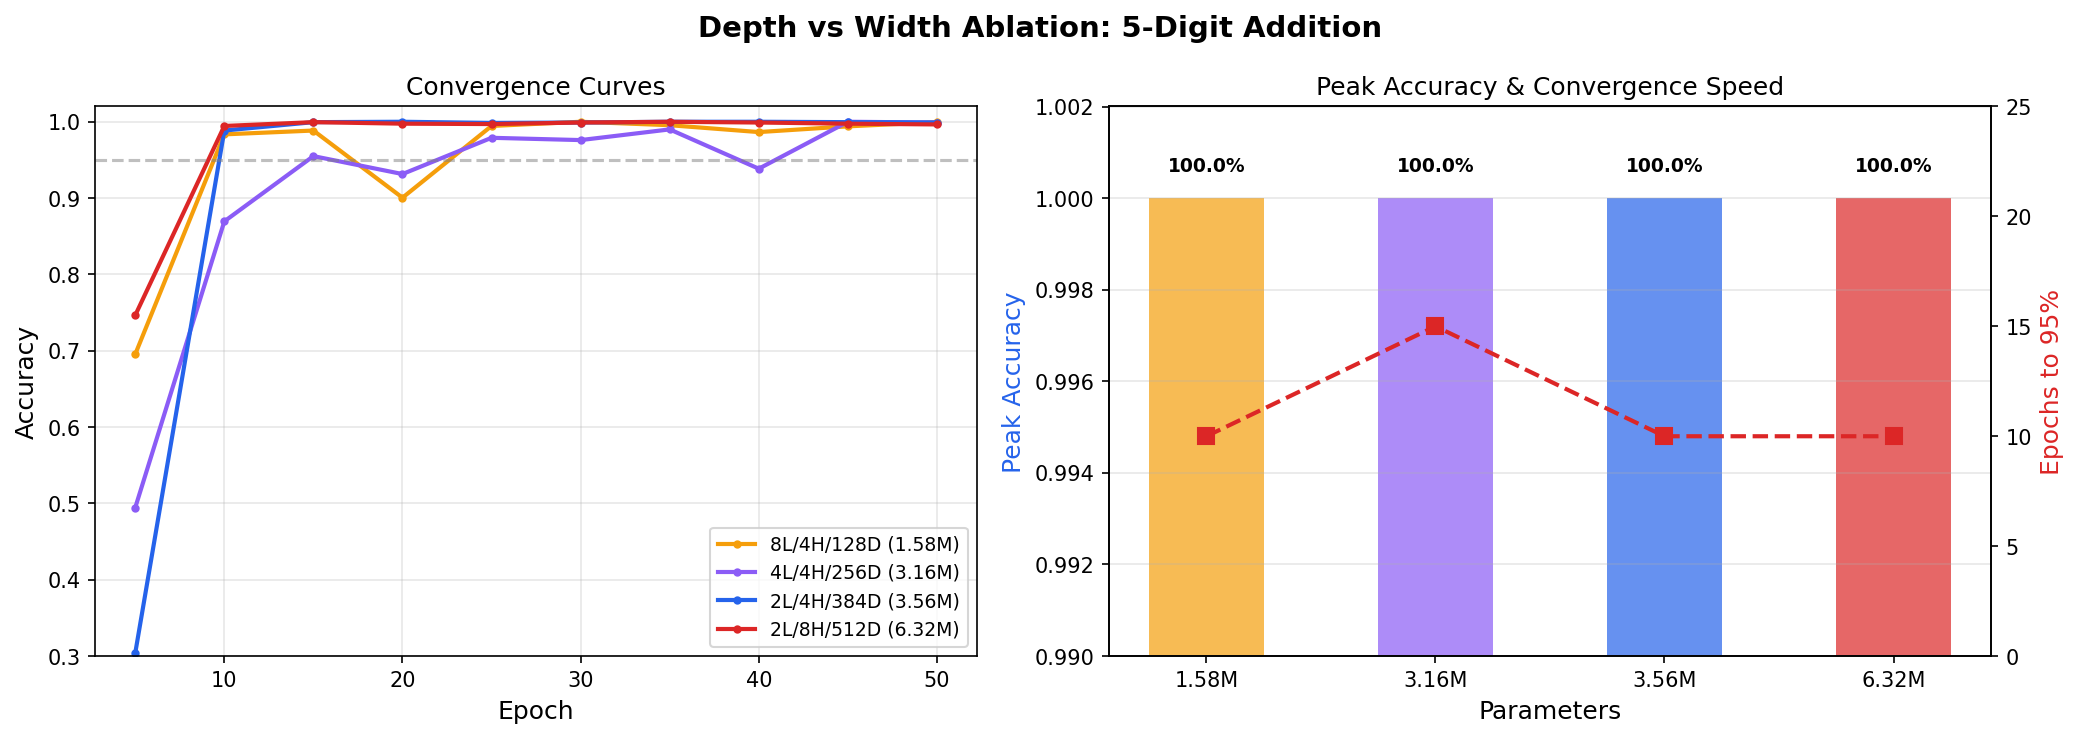

Write the Python code that produced this figure.
"""
Evidence: Width matters more than depth; 2L/384D is the sweet spot
Finding: depth-vs-width-arithmetic, experiment-depth-vs-width-ablation
Generated: 2026-04-15
"""
import json
import matplotlib.pyplot as plt
import matplotlib
matplotlib.use('Agg')

RESULTS_DIR = "experiments/results"

def eval_epochs(data):
    """Filter epoch_logs to only entries with accuracy (eval every 5 epochs)."""
    return [e for e in data["epoch_logs"] if "accuracy" in e]

configs = [
    ("8L/4H/128D\n(1.58M)", "add_5d_reversed_8L4H128D_depth_8L128D.json", '#f59e0b'),
    ("4L/4H/256D\n(3.16M)", "add_5d_reversed_4L4H256D_baseline.json", '#8b5cf6'),
    ("2L/4H/384D\n(3.56M)", "add_5d_reversed_2L4H384D_width_2L384D.json", '#2563eb'),
    ("2L/8H/512D\n(6.32M)", "add_5d_reversed_2L8H512D_width_2L512D.json", '#dc2626'),
]

data = []
for label, fname, color in configs:
    with open(f"{RESULTS_DIR}/{fname}") as f:
        d = json.load(f)
    data.append((label, d, color))

fig, axes = plt.subplots(1, 2, figsize=(14, 5))
fig.suptitle("Depth vs Width Ablation: 5-Digit Addition", fontsize=14, fontweight='bold')

# --- Panel 1: Convergence curves ---
ax = axes[0]
for label, d, color in data:
    epochs = [e["epoch"] for e in eval_epochs(d)]
    accs = [e["accuracy"] for e in eval_epochs(d)]
    ax.plot(epochs, accs, 'o-', color=color, label=label.replace('\n', ' '), linewidth=2, markersize=3)

ax.axhline(y=0.95, color='gray', linestyle='--', alpha=0.5)
ax.set_xlabel('Epoch', fontsize=12)
ax.set_ylabel('Accuracy', fontsize=12)
ax.set_title('Convergence Curves', fontsize=12)
ax.legend(fontsize=9, loc='lower right')
ax.set_ylim(0.3, 1.02)
ax.grid(True, alpha=0.3)

# --- Panel 2: Params vs Peak Accuracy + Time to 95% ---
ax = axes[1]
params = [1.58, 3.16, 3.56, 6.32]
peak_accs = []
time_to_95 = []
colors = [c for _, _, c in configs]

for label, d, color in data:
    accs = [e["accuracy"] for e in eval_epochs(d)]
    peak_accs.append(max(accs))
    t95 = None
    for e in eval_epochs(d):
        if e["accuracy"] >= 0.95:
            t95 = e["epoch"]
            break
    time_to_95.append(t95 if t95 else 50)

ax2 = ax.twinx()
bars = ax.bar(range(len(params)), peak_accs, color=colors, alpha=0.7, width=0.5)
ax.set_ylim(0.99, 1.002)
ax.set_ylabel('Peak Accuracy', fontsize=12, color='#2563eb')
ax.set_xticks(range(len(params)))
ax.set_xticklabels([f'{p}M' for p in params], fontsize=10)
ax.set_xlabel('Parameters', fontsize=12)

ax2.plot(range(len(params)), time_to_95, 's--', color='#dc2626', linewidth=2, markersize=8)
ax2.set_ylabel('Epochs to 95%', fontsize=12, color='#dc2626')
ax2.set_ylim(0, 25)

ax.set_title('Peak Accuracy & Convergence Speed', fontsize=12)

for i, (peak, t95) in enumerate(zip(peak_accs, time_to_95)):
    ax.text(i, peak + 0.0005, f'{peak:.1%}', ha='center', va='bottom', fontsize=9, fontweight='bold')

ax.grid(True, alpha=0.3, axis='y')

plt.tight_layout()
plt.savefig('outputs/evidence/depth_vs_width.png', dpi=150, bbox_inches='tight')
print("Saved: outputs/evidence/depth_vs_width.png")
